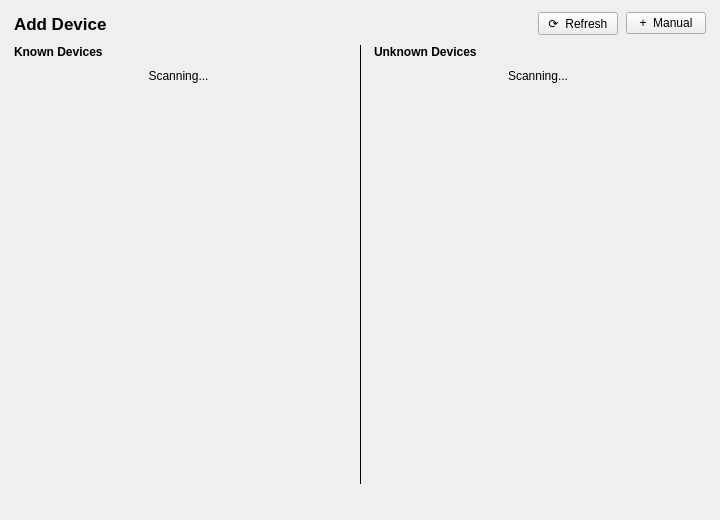
<?xml version="1.0" encoding="UTF-8"?>
<ui version="4.0">
 <class>ServerBrowserDialog</class>
 <widget class="QWidget" name="ServerBrowserDialog">
  <property name="geometry">
   <rect><x>0</x><y>0</y><width>720</width><height>520</height></rect>
  </property>

  <layout class="QVBoxLayout" name="root_layout">
   <property name="spacing"><number>10</number></property>
   <property name="leftMargin"><number>14</number></property>
   <property name="topMargin"><number>12</number></property>
   <property name="rightMargin"><number>14</number></property>
   <property name="bottomMargin"><number>12</number></property>

   <!-- ── Toolbar: heading + Refresh + Manual ── -->
   <item>
    <widget class="QWidget" name="toolbar">
     <property name="maximumHeight"><number>36</number></property>
     <layout class="QHBoxLayout" name="toolbar_layout">
      <property name="spacing"><number>8</number></property>
      <property name="leftMargin"><number>0</number></property>
      <property name="topMargin"><number>0</number></property>
      <property name="rightMargin"><number>0</number></property>
      <property name="bottomMargin"><number>0</number></property>

      <item>
       <widget class="QLabel" name="heading_lbl">
        <property name="text"><string>Add Device</string></property>
        <property name="font">
         <font><pointsize>13</pointsize><bold>true</bold></font>
        </property>
       </widget>
      </item>

      <item>
       <spacer name="toolbar_spacer">
        <property name="orientation"><enum>Qt::Horizontal</enum></property>
        <property name="sizeHint" stdset="0"><size><width>40</width><height>20</height></size></property>
       </spacer>
      </item>

      <item>
       <widget class="QPushButton" name="refresh_btn">
        <property name="text"><string>⟳  Refresh</string></property>
        <property name="maximumWidth"><number>110</number></property>
        <property name="toolTip"><string>Re-scan the network for SiLA servers</string></property>
       </widget>
      </item>

      <item>
       <widget class="QPushButton" name="manual_btn">
        <property name="text"><string>+  Manual</string></property>
        <property name="maximumWidth"><number>110</number></property>
        <property name="toolTip"><string>Connect directly to a known IP address (use when mDNS is blocked)</string></property>
       </widget>
      </item>

     </layout>
    </widget>
   </item>

   <!-- ── Two columns: Known | divider | Unknown ── -->
   <item>
    <layout class="QHBoxLayout" name="columns_layout">
     <property name="spacing"><number>12</number></property>

     <!-- Known Devices column -->
     <item>
      <widget class="QWidget" name="known_col">
       <layout class="QVBoxLayout" name="known_col_layout">
        <property name="spacing"><number>6</number></property>
        <property name="leftMargin"><number>0</number></property>
        <property name="topMargin"><number>0</number></property>
        <property name="rightMargin"><number>0</number></property>
        <property name="bottomMargin"><number>0</number></property>

        <item>
         <widget class="QLabel" name="known_title_lbl">
          <property name="text"><string>Known Devices</string></property>
          <property name="font">
           <font><pointsize>9</pointsize><bold>true</bold></font>
          </property>
         </widget>
        </item>

        <item>
         <widget class="QScrollArea" name="known_scroll">
          <property name="widgetResizable"><bool>true</bool></property>
          <property name="frameShape"><enum>QFrame::Shape::NoFrame</enum></property>
          <property name="horizontalScrollBarPolicy">
           <enum>Qt::ScrollBarPolicy::ScrollBarAlwaysOff</enum>
          </property>

          <widget class="QWidget" name="known_scroll_contents">
           <property name="geometry">
            <rect><x>0</x><y>0</y><width>316</width><height>420</height></rect>
           </property>
           <layout class="QVBoxLayout" name="known_layout">
            <property name="spacing"><number>8</number></property>
            <property name="leftMargin"><number>0</number></property>
            <property name="topMargin"><number>4</number></property>
            <property name="rightMargin"><number>4</number></property>
            <property name="bottomMargin"><number>4</number></property>

            <!-- Placeholder - shown when list is empty or scanning -->
            <item>
             <widget class="QLabel" name="known_placeholder">
              <property name="text"><string>Scanning...</string></property>
              <property name="alignment">
               <set>Qt::AlignmentFlag::AlignHCenter|Qt::AlignmentFlag::AlignTop</set>
              </property>
             </widget>
            </item>

            <!-- Trailing stretch - server cards are inserted above this -->
            <item>
             <spacer name="known_stretch">
              <property name="orientation"><enum>Qt::Orientation::Vertical</enum></property>
              <property name="sizeHint" stdset="0">
               <size><width>20</width><height>40</height></size>
              </property>
             </spacer>
            </item>

           </layout>
          </widget>
         </widget>
        </item>

       </layout>
      </widget>
     </item>

     <!-- Vertical divider -->
     <item>
      <widget class="QFrame" name="col_divider">
       <property name="maximumWidth"><number>1</number></property>
       <property name="frameShape"><enum>QFrame::Shape::VLine</enum></property>
       <property name="frameShadow"><enum>QFrame::Shadow::Plain</enum></property>
      </widget>
     </item>

     <!-- Unknown Devices column -->
     <item>
      <widget class="QWidget" name="unknown_col">
       <layout class="QVBoxLayout" name="unknown_col_layout">
        <property name="spacing"><number>6</number></property>
        <property name="leftMargin"><number>0</number></property>
        <property name="topMargin"><number>0</number></property>
        <property name="rightMargin"><number>0</number></property>
        <property name="bottomMargin"><number>0</number></property>

        <item>
         <widget class="QLabel" name="unknown_title_lbl">
          <property name="text"><string>Unknown Devices</string></property>
          <property name="font">
           <font><pointsize>9</pointsize><bold>true</bold></font>
          </property>
         </widget>
        </item>

        <item>
         <widget class="QScrollArea" name="unknown_scroll">
          <property name="widgetResizable"><bool>true</bool></property>
          <property name="frameShape"><enum>QFrame::Shape::NoFrame</enum></property>
          <property name="horizontalScrollBarPolicy">
           <enum>Qt::ScrollBarPolicy::ScrollBarAlwaysOff</enum>
          </property>

          <widget class="QWidget" name="unknown_scroll_contents">
           <property name="geometry">
            <rect><x>0</x><y>0</y><width>316</width><height>420</height></rect>
           </property>
           <layout class="QVBoxLayout" name="unknown_layout">
            <property name="spacing"><number>8</number></property>
            <property name="leftMargin"><number>0</number></property>
            <property name="topMargin"><number>4</number></property>
            <property name="rightMargin"><number>4</number></property>
            <property name="bottomMargin"><number>4</number></property>

            <!-- Placeholder -->
            <item>
             <widget class="QLabel" name="unknown_placeholder">
              <property name="text"><string>Scanning...</string></property>
              <property name="alignment">
               <set>Qt::AlignmentFlag::AlignHCenter|Qt::AlignmentFlag::AlignTop</set>
              </property>
             </widget>
            </item>

            <!-- Trailing stretch -->
            <item>
             <spacer name="unknown_stretch">
              <property name="orientation"><enum>Qt::Orientation::Vertical</enum></property>
              <property name="sizeHint" stdset="0">
               <size><width>20</width><height>40</height></size>
              </property>
             </spacer>
            </item>

           </layout>
          </widget>
         </widget>
        </item>

       </layout>
      </widget>
     </item>

    </layout>
   </item>

   <!-- ── Status bar ── -->
   <item>
    <widget class="QLabel" name="status_lbl">
     <property name="text"><string></string></property>
     <property name="font">
      <font><pointsize>9</pointsize></font>
     </property>
    </widget>
   </item>

  </layout>
 </widget>

 <!--
   ServerCard islands are created programmatically in server_browser.py.
   Each card is inserted into known_layout / unknown_layout before the
   trailing stretch spacer. The card itself is a QFrame subclass with:
     - Server name (bold, 11pt)
     - Per-feature rows: class name + version, then originator/category below
     - UUID (8pt, dim)
     - [+] button (orange circle, top-right of card)
   The manual entry dialog (_ManualEntryDialog) is also built in Python -
   it is too simple (host QLineEdit + port QSpinBox + OK/Cancel) to warrant
   its own .ui file.
 -->

 <resources/>
 <connections/>
</ui>
